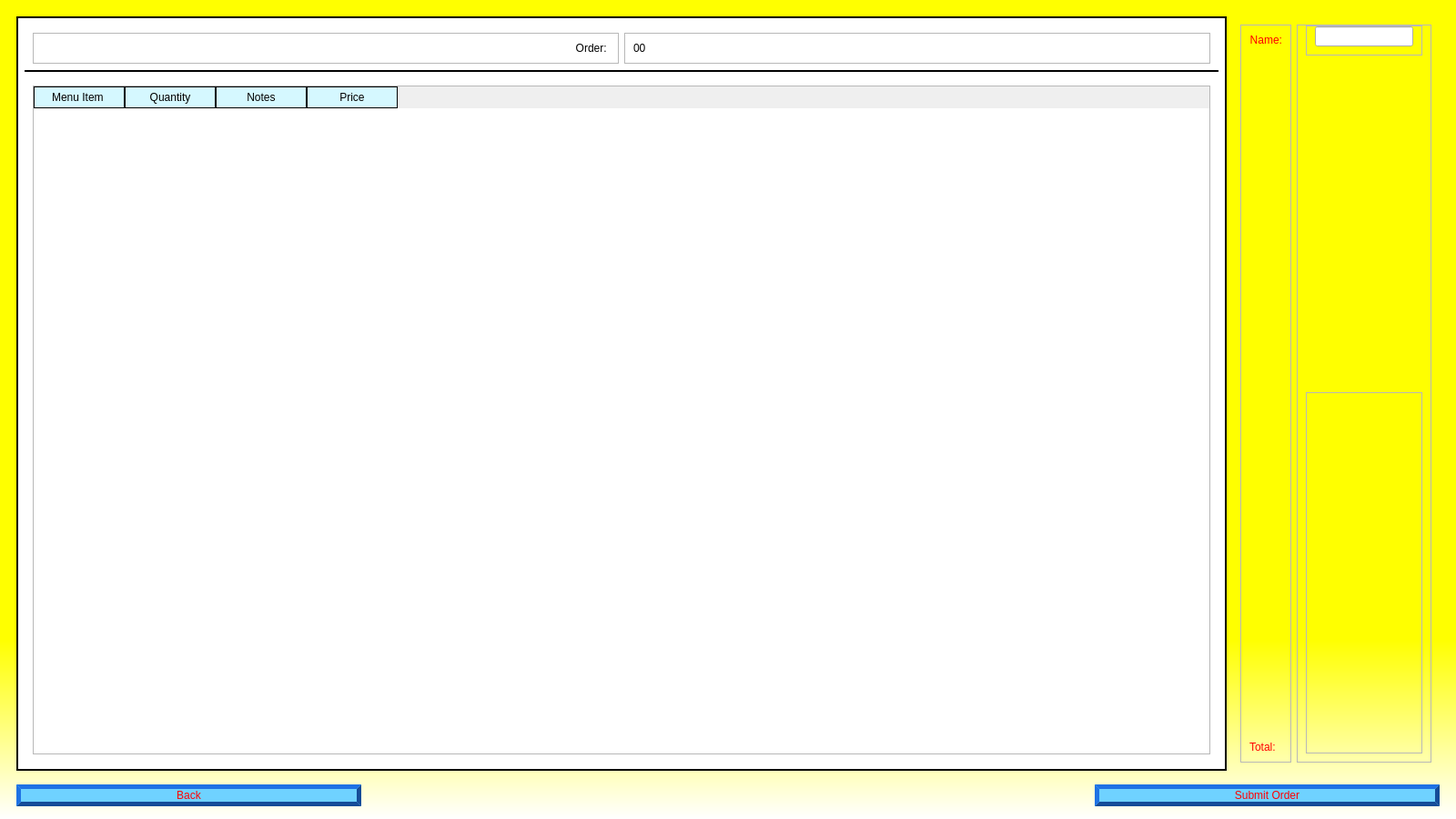
<?xml version="1.0" encoding="UTF-8"?>
<ui version="4.0">
 <class>finishOrder</class>
 <widget class="QMainWindow" name="finishOrder">
  <property name="geometry">
   <rect>
    <x>0</x>
    <y>0</y>
    <width>1600</width>
    <height>900</height>
   </rect>
  </property>
  <property name="windowTitle">
   <string>MainWindow</string>
  </property>
  <property name="styleSheet">
   <string notr="true">QMainWindow#finishOrder{
background-color: qlineargradient(spread:pad, x1:0, y1:0.449, x2:0, y2:1, stop:0.60199 rgba(255, 255, 0, 255), stop:1 rgba(255, 255, 255, 255));
}</string>
  </property>
  <widget class="QWidget" name="centralwidget">
   <layout class="QVBoxLayout" name="verticalLayout">
    <item>
     <widget class="QWidget" name="topside" native="true">
      <layout class="QHBoxLayout" name="horizontalLayout_2">
       <item>
        <widget class="QWidget" name="leftWidget" native="true">
         <property name="styleSheet">
          <string notr="true">QWidget#leftWidget{
background-color: rgb(255, 255, 255);
border-color: rgb(0, 0, 0);
border-style: solid;
border-width: 2px;
}</string>
         </property>
         <layout class="QVBoxLayout" name="verticalLayout_2">
          <item>
           <widget class="QWidget" name="orderHead" native="true">
            <property name="sizePolicy">
             <sizepolicy hsizetype="Preferred" vsizetype="Fixed">
              <horstretch>0</horstretch>
              <verstretch>0</verstretch>
             </sizepolicy>
            </property>
            <property name="styleSheet">
             <string notr="true">border-bottom: 2px solid black;</string>
            </property>
            <layout class="QHBoxLayout" name="horizontalLayout_3">
             <item>
              <widget class="QFrame" name="orderlbFrm">
               <property name="frameShape">
                <enum>QFrame::StyledPanel</enum>
               </property>
               <property name="frameShadow">
                <enum>QFrame::Raised</enum>
               </property>
               <layout class="QHBoxLayout" name="horizontalLayout_5">
                <item>
                 <widget class="QLabel" name="orderLabel">
                  <property name="styleSheet">
                   <string notr="true">border: none;
color: rgb(0, 0, 0);
font: 26pt &quot;Arial&quot;;</string>
                  </property>
                  <property name="text">
                   <string>Order: </string>
                  </property>
                  <property name="alignment">
                   <set>Qt::AlignRight|Qt::AlignTrailing|Qt::AlignVCenter</set>
                  </property>
                 </widget>
                </item>
               </layout>
              </widget>
             </item>
             <item>
              <widget class="QFrame" name="ordernumfrm">
               <property name="frameShape">
                <enum>QFrame::StyledPanel</enum>
               </property>
               <property name="frameShadow">
                <enum>QFrame::Raised</enum>
               </property>
               <layout class="QHBoxLayout" name="horizontalLayout_4">
                <item>
                 <widget class="QLabel" name="orderNumLabel">
                  <property name="styleSheet">
                   <string notr="true">border: none;
color: rgb(0, 0, 0);
font: 26pt &quot;Arial&quot;;</string>
                  </property>
                  <property name="text">
                   <string>00</string>
                  </property>
                 </widget>
                </item>
               </layout>
              </widget>
             </item>
            </layout>
           </widget>
          </item>
          <item>
           <widget class="QWidget" name="orderLstWid" native="true">
            <layout class="QHBoxLayout" name="horizontalLayout_6">
             <item>
              <widget class="QTableWidget" name="orderTableWidget">
               <property name="styleSheet">
                <string notr="true">QHeaderView::section {
    background-color: rgb(213, 248, 255);
    padding: 2px;
    border: 1px solid;

	font: 18pt &quot;Arial&quot;;
}</string>
               </property>
               <column>
                <property name="text">
                 <string>Menu Item </string>
                </property>
               </column>
               <column>
                <property name="text">
                 <string>Quantity</string>
                </property>
               </column>
               <column>
                <property name="text">
                 <string>Notes</string>
                </property>
               </column>
               <column>
                <property name="text">
                 <string>Price</string>
                </property>
               </column>
              </widget>
             </item>
            </layout>
           </widget>
          </item>
         </layout>
        </widget>
       </item>
       <item>
        <widget class="QWidget" name="rightWidget" native="true">
         <layout class="QHBoxLayout" name="horizontalLayout_7">
          <item>
           <widget class="QFrame" name="nameFrm">
            <property name="frameShape">
             <enum>QFrame::StyledPanel</enum>
            </property>
            <property name="frameShadow">
             <enum>QFrame::Raised</enum>
            </property>
            <layout class="QVBoxLayout" name="verticalLayout_3">
             <item>
              <widget class="QLabel" name="nameLabel">
               <property name="styleSheet">
                <string notr="true">color: rgb(255, 0, 0);
font: 26pt &quot;Forte&quot;;</string>
               </property>
               <property name="text">
                <string>Name:</string>
               </property>
               <property name="alignment">
                <set>Qt::AlignRight|Qt::AlignTop|Qt::AlignTrailing</set>
               </property>
              </widget>
             </item>
             <item alignment="Qt::AlignBottom">
              <widget class="QLabel" name="totalLabel">
               <property name="styleSheet">
                <string notr="true">color: rgb(255, 0, 0);
font: 26pt &quot;Forte&quot;;</string>
               </property>
               <property name="text">
                <string>Total:</string>
               </property>
              </widget>
             </item>
            </layout>
           </widget>
          </item>
          <item>
           <widget class="QFrame" name="frame">
            <property name="frameShape">
             <enum>QFrame::StyledPanel</enum>
            </property>
            <property name="frameShadow">
             <enum>QFrame::Raised</enum>
            </property>
            <layout class="QVBoxLayout" name="verticalLayout_4">
             <property name="topMargin">
              <number>0</number>
             </property>
             <item alignment="Qt::AlignTop">
              <widget class="QFrame" name="inputNameFrm">
               <property name="sizePolicy">
                <sizepolicy hsizetype="Fixed" vsizetype="Fixed">
                 <horstretch>0</horstretch>
                 <verstretch>0</verstretch>
                </sizepolicy>
               </property>
               <property name="frameShape">
                <enum>QFrame::StyledPanel</enum>
               </property>
               <property name="frameShadow">
                <enum>QFrame::Raised</enum>
               </property>
               <layout class="QVBoxLayout" name="verticalLayout_5">
                <property name="topMargin">
                 <number>0</number>
                </property>
                <item>
                 <widget class="QLineEdit" name="inputNameLineEdit">
                  <property name="styleSheet">
                   <string notr="true">color: rgb(255, 0, 0);
font: 26pt &quot;Arial&quot;;</string>
                  </property>
                 </widget>
                </item>
               </layout>
              </widget>
             </item>
             <item>
              <widget class="QFrame" name="inputTotalFrm">
               <property name="frameShape">
                <enum>QFrame::StyledPanel</enum>
               </property>
               <property name="frameShadow">
                <enum>QFrame::Raised</enum>
               </property>
               <layout class="QHBoxLayout" name="horizontalLayout_8">
                <property name="bottomMargin">
                 <number>0</number>
                </property>
                <item alignment="Qt::AlignBottom">
                 <widget class="QLabel" name="displayTotal">
                  <property name="styleSheet">
                   <string notr="true">color: rgb(255, 0, 0);
font: 26pt &quot;Arial&quot;;</string>
                  </property>
                  <property name="text">
                   <string/>
                  </property>
                 </widget>
                </item>
               </layout>
              </widget>
             </item>
            </layout>
           </widget>
          </item>
         </layout>
        </widget>
       </item>
      </layout>
     </widget>
    </item>
    <item>
     <widget class="QWidget" name="widget_2" native="true">
      <property name="sizePolicy">
       <sizepolicy hsizetype="Minimum" vsizetype="Fixed">
        <horstretch>0</horstretch>
        <verstretch>0</verstretch>
       </sizepolicy>
      </property>
      <layout class="QHBoxLayout" name="horizontalLayout">
       <property name="topMargin">
        <number>0</number>
       </property>
       <property name="bottomMargin">
        <number>5</number>
       </property>
       <item>
        <widget class="QPushButton" name="backBtn">
         <property name="styleSheet">
          <string notr="true">color: rgb(255, 0, 0);
background-color: rgb(111, 210, 255);
font: 75 26pt &quot;Arial&quot;;
border-style: outset;
border-width: 5px;
border-color: rgb(21, 76, 152);</string>
         </property>
         <property name="text">
          <string>Back</string>
         </property>
        </widget>
       </item>
       <item>
        <spacer name="horizontalSpacer">
         <property name="orientation">
          <enum>Qt::Horizontal</enum>
         </property>
         <property name="sizeType">
          <enum>QSizePolicy::Fixed</enum>
         </property>
         <property name="sizeHint" stdset="0">
          <size>
           <width>800</width>
           <height>20</height>
          </size>
         </property>
        </spacer>
       </item>
       <item>
        <widget class="QPushButton" name="submitOrderBtn">
         <property name="styleSheet">
          <string notr="true">color: rgb(255, 0, 0);
background-color: rgb(111, 210, 255);
font: 75 26pt &quot;Arial&quot;;
border-style: outset;
border-width: 5px;
border-color: rgb(21, 76, 152);</string>
         </property>
         <property name="text">
          <string>Submit Order</string>
         </property>
        </widget>
       </item>
      </layout>
     </widget>
    </item>
   </layout>
  </widget>
 </widget>
 <resources/>
 <connections/>
</ui>
